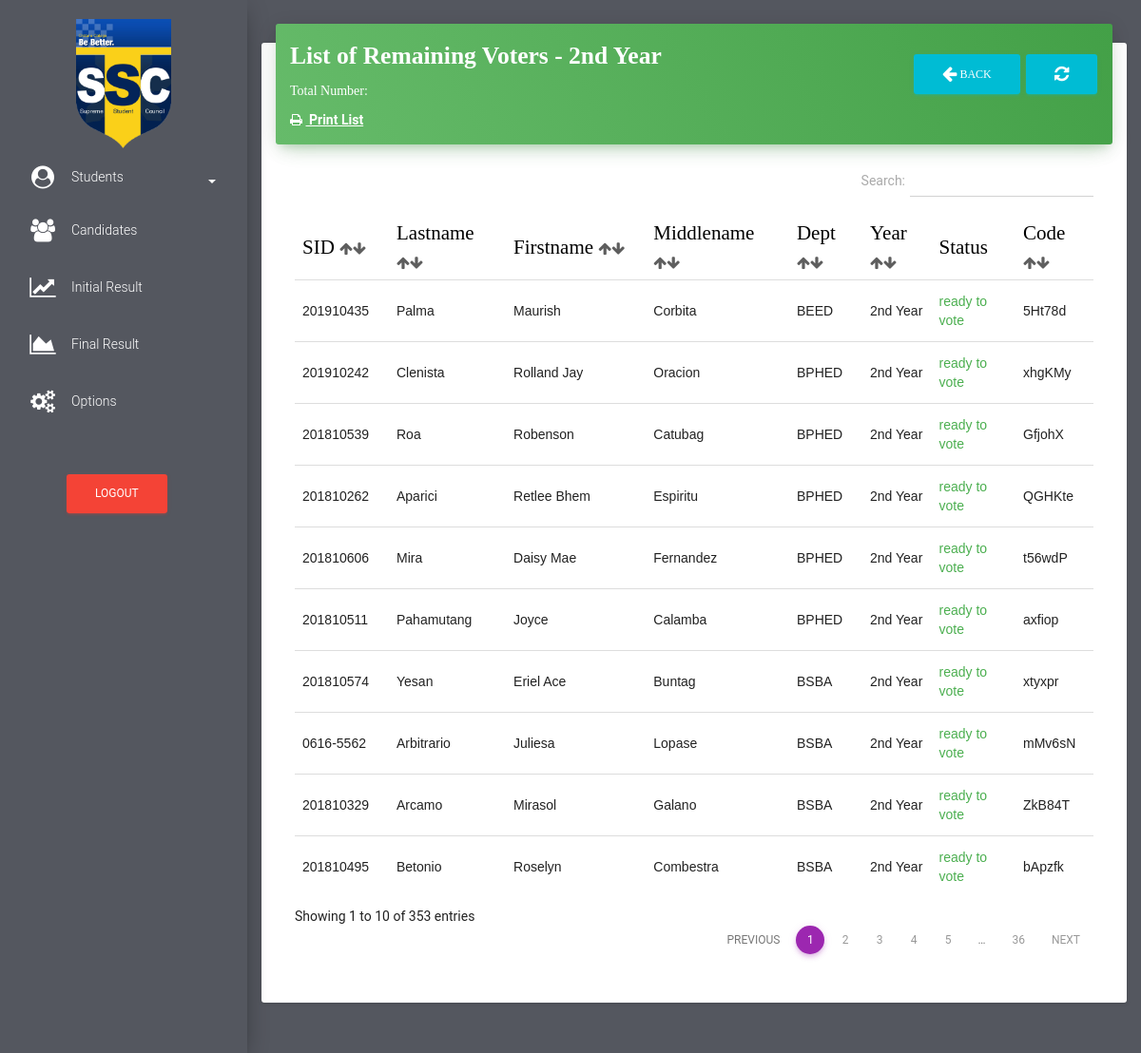
Screenshot of /2ndyear/list_of_remaining_voters_2ndyear.php (signed in) with the database file from the repository.
### tables this page shows
CREATE TABLE `students` (
  `id` int(255) NOT NULL,
  `stud_id` varchar(11) NOT NULL,
  `stud_lastname` varchar(255) NOT NULL,
  `stud_firstname` varchar(255) NOT NULL,
  `stud_middlename` varchar(500) NOT NULL,
  `stud_department` varchar(255) NOT NULL,
  `stud_year` varchar(255) NOT NULL,
  `code_to_vote` varchar(255) NOT NULL,
  `stud_status` varchar(100) NOT NULL,
  `voting_status` varchar(255) NOT NULL,
  `stud_block_status` varchar(255) NOT NULL
);

### 2ndyear/list_of_remaining_voters_2ndyear.php (the view, shortened to what this page needs)
<!DOCTYPE html>
<html lang="en">
<head>
    <link href="../assets/css/bootstrap.min.css" rel="stylesheet" />
    <link href="../assets/css/material-dashboard.css?v=1.2.0" rel="stylesheet" />
    <link href="../font-awesome/css/font-awesome.css" rel="stylesheet">
    <link href="../assets/css/datatables.min.css" rel="stylesheet">
</head>
<body>
    <div class="wrapper" style="background-color: #54575F">
        <div class="sidebar">
           <div class="sidebar-wrapper">
                 <ul class="nav">
                    <center>
                       <img src="../img/favicon.png" width="100px" height="100%" class="" alt="Ce-C Palaro 2019">
                    </center>
                    <li>
                        <a href="#pagepeople" data-toggle="collapse" aria-expanded="false" class="dropdown-toggle"><i class="fa fa-user-circle" style="color: white;margin-top: -5px"></i> <span style="color:white">Students</span><b class="caret" style="margin-left: 5%;color:white"></b></a>
                    </li>
                    <li>
                        <a href="../candidates.php">
                            <i class="fa fa-users" style="color: white"></i>
                            <p style="color: white">Candidates</p>
                        </a>
                    </li>
                    <li>
                        <a href="../initial_result.php">
                            <i class="fa fa-line-chart" style="color: white"></i>
                            <p style="color: white">Initial Result</p>
                        </a>
                    </li>
                    <li>
                        <a href="../final_result.php">
                            <i class="fa fa-area-chart" style="color: white"></i>
                            <p style="color: white">Final Result</p>
                        </a>
                    </li>
                    <li>
                        <a href="../my_account.php">
                            <i class="fa fa-cogs" style="color: white"></i>
                            <p style="color: white">Options</p>
                        </a>
                    </li>
                     <li>
                        <br>
                        <br>
                        <form method="post">
                                    <button class = "btn btn-danger" type='button' data-toggle="modal" data-target="#exampleModal20000" style="margin-left: 70px">Logout</button>
                                </form>
                    </li>
                </ul>
            </div>
        </div>
        <div class="main-panel">
            <nav class="navbar navbar-transparent navbar-absolute">
            </nav>
            <div class="content">
                <div class="container-fluid">
                    <div class="row">
                        <div class="col" style="margin-top: -80px">
                            <div class="card">
                                <div class="card-header" data-background-color="green">
                                    <form method="POST">
                                        <h3 class="title" style="font-family: Fjalla One"><b>List of Remaining Voters - 2nd Year</b><a href="list_of_remaining_voters_2ndyear.php" class = "btn btn-info text-info" type='button' style="float: right;margin-top: 17px;margin-left: 5px" ><i class="fa fa-refresh"></i></a><a href="students_2nd_year.php" class = "btn btn-info text-info" type='button' style="float: right;margin-top: 17px;" ><i class="fa fa-arrow-left fa-10x"></i> Back</a></h3>
                                    </form>
                                    <div class="col">
                                        <p style="color: white;font-family: consolas">Total Number: <b><a href=""><text id="remainingVoters2ndyear" style="color:yellow;font-size: 20px">
                                              </text></a></b></p>
                                    </div>
                                    <div class="col">
                                         <b><a href="../fpdf/remaininglistpdf_students2ndyear.php" target="_blank"><i class="fa fa-print"></i> <text  style="text-decoration: underline;">&nbsp;Print List</text></a></b>
                                    </div>
                                </div>
                                <div class="card-content table-responsive">
                                    <table class="table table-condensed table-sm" id="dtTable">
                                        <thead style="font-weight: bold;color: black;font-size: 150%;font-family: Fjalla One">
                                            <th>SID <i class="fa fa-arrow-up" style="font-size: 15px;color: #5E5E5E"><i class="fa fa-arrow-down"></i></i></th>
                                            <th>Lastname <i class="fa fa-arrow-up" style="font-size: 15px;color: #5E5E5E"><i class="fa fa-arrow-down"></i></i></th>
                                            <th>Firstname <i class="fa fa-arrow-up" style="font-size: 15px;color: #5E5E5E"><i class="fa fa-arrow-down"></i></i></th>
                                            <th>Middlename <i class="fa fa-arrow-up" style="font-size: 15px;color: #5E5E5E"><i class="fa fa-arrow-down"></i></i></th>
                                            <th>Dept <i class="fa fa-arrow-up" style="font-size: 15px;color: #5E5E5E"><i class="fa fa-arrow-down"></i></i></th>
                                            <th>Year <i class="fa fa-arrow-up" style="font-size: 15px;color: #5E5E5E"><i class="fa fa-arrow-down"></i></i></th>
                                            <th>Status</th>
                                            <th>Code <i class="fa fa-arrow-up" style="font-size: 15px;color: #5E5E5E"><i class="fa fa-arrow-down"></i></i></th>
                                        </thead>
                                        <tbody style="font-family: arial">
                <?php
                        $link = mysqli_connect("localhost","root","19976112","election");
                        $sql = mysqli_query($link,"SELECT * FROM students where voting_status = 'ready to vote' AND stud_year = '2nd Year' AND stud_status = '0' and stud_block_status = 'unblock' ORDER BY stud_department,stud_lastname ASC");
                        for($a = 0 ; $a < $num_rows = mysqli_fetch_array($sql) ; $a++ )
                        {
                            $stud_idd = $num_rows['stud_id'];
                            $stud_fname = $num_rows['stud_firstname'];
                            $stud_lname = $num_rows['stud_lastname'];
                            $middle_initial = $num_rows['stud_middlename'];
                            $dept = $num_rows['stud_department'];
                            $stud_year = $num_rows['stud_year'];
                            $code_no = $num_rows['code_to_vote'];
                            $v_status = $num_rows['voting_status'];
                            ?>
                            <tr>
                                <td><?=$stud_idd;?></td>
                                <td ><?=$stud_lname;?></td>
                                <td><?=$stud_fname;?></td>
                                <td><?=$middle_initial;?></td>
                                <td><?=$dept;?></td>
                                <td><?=$stud_year;?></td>
                                <td>
                                    <?php
                                        if($v_status == 'ready to vote')
                                        {
                                    ?>
                                        <span class="text-success"><?=$v_status;?></span>
                                    <?php }else if ($v_status == 'finished voting')
                                        {
                                    ?>
                                        <span class="text-danger"><?=$v_status;?></span>
                                    <?php } ?>
                                </td>
                                <td><?=$code_no;?></td>
                            </tr>
                      <?php  } ?>
                                        </tbody>
                                    </table>
                                </div>
                            </div>
                        </div>
                    </div>
                </div>
            </div>
        </div>
    </div>
</body>
</html>

### rows the page displays
students: stud "201910435", stud_lastname "Palma", stud_firstname "Maurish", stud_middlename "Corbita", stud_department "BEED", stud_year "2nd Year", voting_status "ready to vote", code_to_vote "5Ht78d"
students: stud "201810262", stud_lastname "Aparici", stud_firstname "Retlee Bhem", stud_middlename "Espiritu", stud_department "BPHED", stud_year "2nd Year", voting_status "ready to vote", code_to_vote "QGHKte"
students: stud "201910242", stud_lastname "Clenista", stud_firstname "Rolland Jay", stud_middlename "Oracion", stud_department "BPHED", stud_year "2nd Year", voting_status "ready to vote", code_to_vote "xhgKMy"
students: stud "201810606", stud_lastname "Mira", stud_firstname "Daisy Mae", stud_middlename "Fernandez", stud_department "BPHED", stud_year "2nd Year", voting_status "ready to vote", code_to_vote "t56wdP"
students: stud "201810511", stud_lastname "Pahamutang", stud_firstname "Joyce", stud_middlename "Calamba", stud_department "BPHED", stud_year "2nd Year", voting_status "ready to vote", code_to_vote "axfiop"
students: stud "201810539", stud_lastname "Roa", stud_firstname "Robenson", stud_middlename "Catubag", stud_department "BPHED", stud_year "2nd Year", voting_status "ready to vote", code_to_vote "GfjohX"
students: stud "0616-5562", stud_lastname "Arbitrario", stud_firstname "Juliesa", stud_middlename "Lopase", stud_department "BSBA", stud_year "2nd Year", voting_status "ready to vote", code_to_vote "mMv6sN"
students: stud "201810329", stud_lastname "Arcamo", stud_firstname "Mirasol", stud_middlename "Galano", stud_department "BSBA", stud_year "2nd Year", voting_status "ready to vote", code_to_vote "ZkB84T"
students: stud "201810495", stud_lastname "Betonio", stud_firstname "Roselyn", stud_middlename "Combestra", stud_department "BSBA", stud_year "2nd Year", voting_status "ready to vote", code_to_vote "bApzfk"
students: stud "201810574", stud_lastname "Yesan", stud_firstname "Eriel Ace", stud_middlename "Buntag", stud_department "BSBA", stud_year "2nd Year", voting_status "ready to vote", code_to_vote "xtyxpr"
